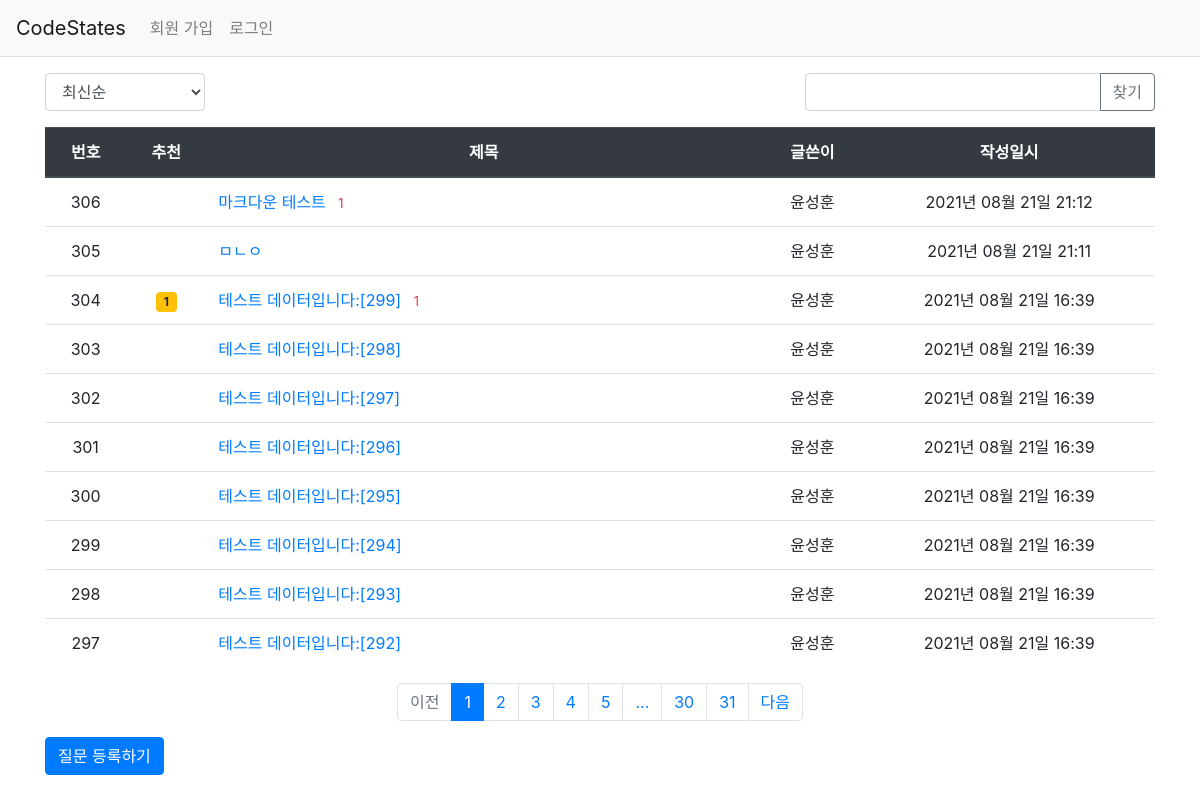
Page /question/list/ on the committed database.
### app/models.py (models this page shows)
class Question(db.Model): # Question 모델 생성, 기본 클래스 db.Model 상속
    id = db.Column(db.Integer, primary_key=True) # 고유 번호, 기본키 설정
    subject = db.Column(db.String(200), nullable=False) # 제목 db.String() 글자 수 제한
    content = db.Column(db.Text(), nullable=False) # 내용 db.Text() 글자 수 제한 x
    create_date = db.Column(db.DateTime(), nullable=False) # 작성 일시
    user_id = db.Column(db.Integer, db.ForeignKey('user.id', ondelete='CASCADE'), nullable=False)
    user = db.relationship('User', backref=db.backref('question_set'))
    modify_date = db.Column(db.DateTime(), nullable=True)
    voter = db.relationship('User', secondary=question_voter, backref=db.backref('question_voter_set'))

class User(db.Model):
    id = db.Column(db.Integer, primary_key=True)
    username = db.Column(db.String(150), unique=True, nullable=False)
    password = db.Column(db.String(200), nullable=False)
    email = db.Column(db.String(120), unique=True, nullable=False)

### app/views/question_views.py (the view, shortened to what this page needs)
@bp.route('/list/') # 질문 리스트 목록
def _list():
    page = request.args.get('page', type=int, default=1)
    kw = request.args.get('kw', type=str, default='')
    so = request.args.get('so', type=str, default='recent')
    if so == 'recommend':
        sub_query = db.session.query(question_voter.c.question_id, func.count('*').label('num_voter')) \
            .group_by(question_voter.c.question_id).subquery()
        question_list = Question.query \
            .outerjoin(sub_query, Question.id == sub_query.c.question_id) \
            .order_by(sub_query.c.num_voter.desc(), Question.create_date.desc())
    elif so == 'popular':
        sub_query = db.session.query(Answer.question_id, func.count('*').label('num_answer')) \
            .group_by(Answer.question_id).subquery()
        question_list = Question.query.outerjoin(sub_query, Question.id == sub_query.c.question_id) \
            .order_by(sub_query.c.num_answer.desc(), Question.create_date.desc())
    else:  # recent
        question_list = Question.query.order_by(Question.create_date.desc())
    question_list = question_list.paginate(page, per_page=10)
    return render_template('question/question_list.html', question_list=question_list, page=page, kw=kw, so=so)

### app/filter.py (called while the page is built)
def format_datetime(value, fmt='%Y년 %m월 %d일 %H:%M'):
        return value.strftime(fmt)

### app/views/auth_views.py (called while the page is built)
@bp.before_app_request
def load_logged_in_user():
    user_id = session.get('user_id')
    if user_id is None:
        g.user = None
    else:
        g.user = User.query.get(user_id)

### app/templates/question/question_list.html (shortened to what this page needs)
{% extends 'base.html' %}
{% block content %}
<div class="container my-3">
	<div class="row justify-content-between my-3">
		<div class="col-2">
			<select class="form-control so">
				<option value="recent" {% if so=='recent' %}selected{% endif %}>최신순</option>
			</select>
		</div>
        <div class="col-4 input-group">
            <input type="text" class="form-control kw" value="{{ kw or '' }}">
            <div class="input-group-append">
                <button class="btn btn-outline-secondary" type="button" id="btn_search">찾기</button>
            </div>
        </div>
    </div>
	<table class="table">
		<thead>
			<tr class="text-center thead-dark">
				<th>번호</th>
				<th>추천</th>
				<th style="width:50%">제목</th>
				<th>글쓴이</th>
				<th>작성일시</th>
			</tr>
		</thead>
		<tbody>
			{% if question_list %}
			{% for question in question_list.items %}
			<tr class="text-center">
				<td>{{ question_list.total - ((question_list.page-1) * question_list.per_page) - loop.index0 }}</td>
				<td>
            		{% if question.voter|length > 0 %}
            		<span class="badge badge-warning px-2 py-1">{{ question.voter|length }}</span>
            		{% endif %}
        		</td>
				<td class="text-left">
					<a href="{{ url_for('question.detail', question_id=question.id) }}">{{ question.subject }}</a>
					{% if question.answer_set|length > 0 %}
					<span class="text-danger small ml-2">{{ question.answer_set|length }}</span>
					{% endif %}
				</td>
				<td>{{ question.user.username }} </td>
				<td>{{ question.create_date|datetime }}</td>
			</tr>
			{% endfor %}
			{% else %}
			<tr>
				<td colspan="3">질문이 없습니다.</td>
			</tr>
			{% endif %}
		</tbody>
	</table>
	<ul class="pagination justify-content-center">
		{% if question_list.has_prev %}
		<li class="page-item">
		    <a class="page-link" data-page="{{ question_list.prev_num }}" href="#">이전</a>
		</li>
		{% else %}
		<li class="page-item disabled">
			<a class="page-link" tabindex="-1" aria-disabled="true" href="#">이전</a>
		</li>
		{% endif %}
		{% for page_num in question_list.iter_pages() %}
		{% if page_num %}
		{% if page_num != question_list.page %}
		<li class="page-item">
			<a class="page-link" data-page="{{ page_num }}" href="#">{{ page_num }}</a>
		</li>
		{% else %}
		<li class="page-item active" aria-current="page">
			<a class="page-link" href="#">{{ page_num }}</a>
		</li>
		{% endif %}
		{% else %}
		<li class="disabled">
			<a class="page-link" href="#">...</a>
		</li>
		{% endif %}
		{% endfor %}
		{% if question_list.has_next %}
		<li class="page-item">
			<a class="page-link" data-page="{{ question_list.next_num }}" href="#">다음</a>
		</li>
		{% else %}
		<li class="page-item disabled">
			<a class="page-link" tabindex="-1" aria-disabled="true" href="#">다음</a>
		</li>
		{% endif %}
	</ul>
	<a href="{{ url_for('question.create') }}" class="btn btn-primary">질문 등록하기</a>
</div>
{% endblock %}

### rows in the picture
Question: id "306", subject "마크다운 테스트", answer_set|length "1", user.username "윤성훈", create_date "2021년 08월 21일 21:12"
Question: id "305", subject "ㅁㄴㅇ", user.username "윤성훈", create_date "2021년 08월 21일 21:11"
Question: id "304", voter|length "1", subject "테스트 데이터입니다:[299]", answer_set|length "1", user.username "윤성훈", create_date "2021년 08월 21일 16:39"
Question: id "303", subject "테스트 데이터입니다:[298]", user.username "윤성훈", create_date "2021년 08월 21일 16:39"
Question: id "302", subject "테스트 데이터입니다:[297]", user.username "윤성훈", create_date "2021년 08월 21일 16:39"
Question: id "301", subject "테스트 데이터입니다:[296]", user.username "윤성훈", create_date "2021년 08월 21일 16:39"
Question: id "300", subject "테스트 데이터입니다:[295]", user.username "윤성훈", create_date "2021년 08월 21일 16:39"
Question: id "299", subject "테스트 데이터입니다:[294]", user.username "윤성훈", create_date "2021년 08월 21일 16:39"
Question: id "298", subject "테스트 데이터입니다:[293]", user.username "윤성훈", create_date "2021년 08월 21일 16:39"
Question: id "297", subject "테스트 데이터입니다:[292]", user.username "윤성훈", create_date "2021년 08월 21일 16:39"

### other values in the picture
{{ page_num }} "1"
{{ page_num }} "2" "3" "4" "5" "30" "31"
